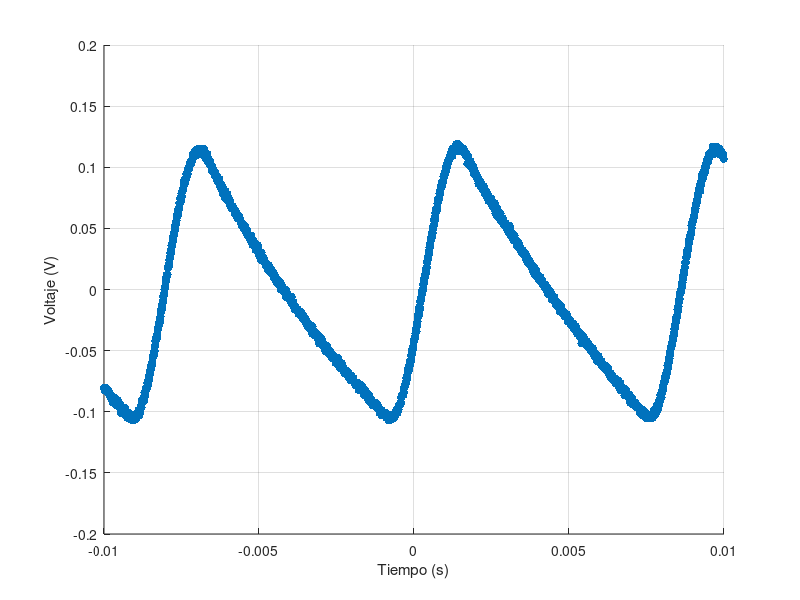

Write the MATLAB code that produced this figure.
t=[-1.00E-02
-9.99E-03
-9.98E-03
-9.97E-03
-9.96E-03
-9.95E-03
-9.94E-03
-9.93E-03
-9.92E-03
-9.91E-03
-9.90E-03
-9.89E-03
-9.88E-03
-9.87E-03
-9.86E-03
-9.85E-03
-9.84E-03
-9.83E-03
-9.82E-03
-9.81E-03
-9.80E-03
-9.79E-03
-9.78E-03
-9.77E-03
-9.76E-03
-9.75E-03
-9.74E-03
-9.73E-03
-9.72E-03
-9.71E-03
-9.70E-03
-9.69E-03
-9.68E-03
-9.67E-03
-9.66E-03
-9.65E-03
-9.64E-03
-9.63E-03
-9.62E-03
-9.61E-03
-9.60E-03
-9.59E-03
-9.58E-03
-9.57E-03
-9.56E-03
-9.55E-03
-9.54E-03
-9.53E-03
-9.52E-03
-9.51E-03
-9.50E-03
-9.49E-03
-9.48E-03
-9.47E-03
-9.46E-03
-9.45E-03
-9.44E-03
-9.43E-03
-9.42E-03
-9.41E-03
-9.40E-03
-9.39E-03
-9.38E-03
-9.37E-03
-9.36E-03
-9.35E-03
-9.34E-03
-9.33E-03
-9.32E-03
-9.31E-03
-9.30E-03
-9.29E-03
-9.28E-03
-9.27E-03
-9.26E-03
-9.25E-03
-9.24E-03
-9.23E-03
-9.22E-03
-9.21E-03
-9.20E-03
-9.19E-03
-9.18E-03
-9.17E-03
-9.16E-03
-9.15E-03
-9.14E-03
-9.13E-03
-9.12E-03
-9.11E-03
-9.10E-03
-9.09E-03
-9.08E-03
-9.07E-03
-9.06E-03
-9.05E-03
-9.04E-03
-9.03E-03
-9.02E-03
-9.01E-03
-9.00E-03
-8.99E-03
-8.98E-03
-8.97E-03
-8.96E-03
-8.95E-03
-8.94E-03
-8.93E-03
-8.92E-03
-8.91E-03
-8.90E-03
-8.89E-03
-8.88E-03
-8.87E-03
-8.86E-03
-8.85E-03
-8.84E-03
-8.83E-03
-8.82E-03
-8.81E-03
-8.80E-03
-8.79E-03
-8.78E-03
-8.77E-03
-8.76E-03
-8.75E-03
-8.74E-03
-8.73E-03
-8.72E-03
-8.71E-03
-8.70E-03
-8.69E-03
-8.68E-03
-8.67E-03
-8.66E-03
-8.65E-03
-8.64E-03
-8.63E-03
-8.62E-03
-8.61E-03
-8.60E-03
-8.59E-03
-8.58E-03
-8.57E-03
-8.56E-03
-8.55E-03
-8.54E-03
-8.53E-03
-8.52E-03
-8.51E-03
-8.50E-03
-8.49E-03
-8.48E-03
-8.47E-03
-8.46E-03
-8.45E-03
-8.44E-03
-8.43E-03
-8.42E-03
-8.41E-03
-8.40E-03
-8.39E-03
-8.38E-03
-8.37E-03
-8.36E-03
-8.35E-03
-8.34E-03
-8.33E-03
-8.32E-03
-8.31E-03
-8.30E-03
-8.29E-03
-8.28E-03
-8.27E-03
-8.26E-03
-8.25E-03
-8.24E-03
-8.23E-03
-8.22E-03
-8.21E-03
-8.20E-03
-8.19E-03
-8.18E-03
-8.17E-03
-8.16E-03
-8.15E-03
-8.14E-03
-8.13E-03
-8.12E-03
-8.11E-03
-8.10E-03
-8.09E-03
-8.08E-03
-8.07E-03
-8.06E-03
-8.05E-03
-8.04E-03
-8.03E-03
-8.02E-03
-8.01E-03
-8.00E-03
-7.99E-03
-7.98E-03
-7.97E-03
-7.96E-03
-7.95E-03
-7.94E-03
-7.93E-03
-7.92E-03
-7.91E-03
-7.90E-03
-7.89E-03
-7.88E-03
-7.87E-03
-7.86E-03
-7.85E-03
-7.84E-03
-7.83E-03
-7.82E-03
-7.81E-03
-7.80E-03
-7.79E-03
-7.78E-03
-7.77E-03
-7.76E-03
-7.75E-03
-7.74E-03
-7.73E-03
-7.72E-03
-7.71E-03
-7.70E-03
-7.69E-03
-7.68E-03
-7.67E-03
-7.66E-03
-7.65E-03
-7.64E-03
-7.63E-03
-7.62E-03
-7.61E-03
-7.60E-03
-7.59E-03
-7.58E-03
-7.57E-03
-7.56E-03
-7.55E-03
-7.54E-03
-7.53E-03
-7.52E-03
-7.51E-03
-7.50E-03
-7.49E-03
-7.48E-03
-7.47E-03
-7.46E-03
-7.45E-03
-7.44E-03
-7.43E-03
-7.42E-03
-7.41E-03
-7.40E-03
-7.39E-03
-7.38E-03
-7.37E-03
-7.36E-03
-7.35E-03
-7.34E-03
-7.33E-03
-7.32E-03
-7.31E-03
-7.30E-03
-7.29E-03
-7.28E-03
-7.27E-03
-7.26E-03
-7.25E-03
-7.24E-03
-7.23E-03
-7.22E-03
-7.21E-03
-7.20E-03
-7.19E-03
-7.18E-03
-7.17E-03
-7.16E-03
-7.15E-03
-7.14E-03
-7.13E-03
-7.12E-03
-7.11E-03
-7.10E-03
-7.09E-03
-7.08E-03
-7.07E-03
-7.06E-03
-7.05E-03
-7.04E-03
-7.03E-03
-7.02E-03
-7.01E-03
-7.00E-03
-6.99E-03
-6.98E-03
-6.97E-03
-6.96E-03
-6.95E-03
-6.94E-03
-6.93E-03
-6.92E-03
-6.91E-03
-6.90E-03
-6.89E-03
-6.88E-03
-6.87E-03
-6.86E-03
-6.85E-03
-6.84E-03
-6.83E-03
-6.82E-03
-6.81E-03
-6.80E-03
-6.79E-03
-6.78E-03
-6.77E-03
-6.76E-03
-6.75E-03
-6.74E-03
-6.73E-03
-6.72E-03
-6.71E-03
-6.70E-03
-6.69E-03
-6.68E-03
-6.67E-03
-6.66E-03
-6.65E-03
-6.64E-03
-6.63E-03
-6.62E-03
-6.61E-03
-6.60E-03
-6.59E-03
-6.58E-03
-6.57E-03
-6.56E-03
-6.55E-03
-6.54E-03
-6.53E-03
-6.52E-03
-6.51E-03
-6.50E-03
-6.49E-03
-6.48E-03
-6.47E-03
-6.46E-03
-6.45E-03
-6.44E-03
-6.43E-03
-6.42E-03
-6.41E-03
-6.40E-03
-6.39E-03
-6.38E-03
-6.37E-03
-6.36E-03
-6.35E-03
-6.34E-03
-6.33E-03
-6.32E-03
-6.31E-03
-6.30E-03
-6.29E-03
-6.28E-03
-6.27E-03
-6.26E-03
-6.25E-03
-6.24E-03
-6.23E-03
-6.22E-03
-6.21E-03
-6.20E-03
-6.19E-03
-6.18E-03
-6.17E-03
-6.16E-03
-6.15E-03
-6.14E-03
-6.13E-03
-6.12E-03
-6.11E-03
-6.10E-03
-6.09E-03
-6.08E-03
-6.07E-03
-6.06E-03
-6.05E-03
-6.04E-03
-6.03E-03
-6.02E-03
-6.01E-03
-6.00E-03
-5.99E-03
-5.98E-03
-5.97E-03
-5.96E-03
-5.95E-03
-5.94E-03
-5.93E-03
-5.92E-03
-5.91E-03
-5.90E-03
-5.89E-03
-5.88E-03
-5.87E-03
-5.86E-03
-5.85E-03
-5.84E-03
-5.83E-03
-5.82E-03
-5.81E-03
-5.80E-03
-5.79E-03
-5.78E-03
-5.77E-03
-5.76E-03
-5.75E-03
-5.74E-03
-5.73E-03
-5.72E-03
-5.71E-03
-5.70E-03
-5.69E-03
-5.68E-03
-5.67E-03
-5.66E-03
-5.65E-03
-5.64E-03
-5.63E-03
-5.62E-03
-5.61E-03
-5.60E-03
-5.59E-03
-5.58E-03
-5.57E-03
-5.56E-03
-5.55E-03
-5.54E-03
-5.53E-03
-5.52E-03
-5.51E-03
-5.50E-03
-5.49E-03
-5.48E-03
-5.47E-03
-5.46E-03
-5.45E-03
-5.44E-03
-5.43E-03
-5.42E-03
-5.41E-03
-5.40E-03
-5.39E-03
-5.38E-03
-5.37E-03
-5.36E-03
-5.35E-03
-5.34E-03
-5.33E-03
-5.32E-03
-5.31E-03
-5.30E-03
-5.29E-03
-5.28E-03
-5.27E-03
-5.26E-03
-5.25E-03
-5.24E-03
-5.23E-03
-5.22E-03
-5.21E-03
-5.20E-03
-5.19E-03
-5.18E-03
-5.17E-03
-5.16E-03
-5.15E-03
-5.14E-03
-5.13E-03
-5.12E-03
-5.11E-03
-5.10E-03
-5.09E-03
-5.08E-03
-5.07E-03
-5.06E-03
-5.05E-03
-5.04E-03
-5.03E-03
-5.02E-03
-5.01E-03
-5.00E-03
-4.99E-03
-4.98E-03
-4.97E-03
-4.96E-03
-4.95E-03
-4.94E-03
-4.93E-03
-4.92E-03
-4.91E-03
-4.90E-03
-4.89E-03
-4.88E-03
-4.87E-03
-4.86E-03
-4.85E-03
-4.84E-03
-4.83E-03
-4.82E-03
-4.81E-03
-4.80E-03
-4.79E-03
-4.78E-03
-4.77E-03
-4.76E-03
-4.75E-03
-4.74E-03
-4.73E-03
-4.72E-03
-4.71E-03
-4.70E-03
-4.69E-03
-4.68E-03
-4.67E-03
-4.66E-03
-4.65E-03
-4.64E-03
-4.63E-03
-4.62E-03
-4.61E-03
-4.60E-03
-4.59E-03
-4.58E-03
-4.57E-03
-4.56E-03
-4.55E-03
-4.54E-03
-4.53E-03
-4.52E-03
-4.51E-03
-4.50E-03
-4.49E-03
-4.48E-03
-4.47E-03
-4.46E-03
-4.45E-03
-4.44E-03
-4.43E-03
-4.42E-03
-4.41E-03
-4.40E-03
-4.39E-03
-4.38E-03
-4.37E-03
-4.36E-03
-4.35E-03
-4.34E-03
-4.33E-03
-4.32E-03
-4.31E-03
-4.30E-03
-4.29E-03
-4.28E-03
-4.27E-03
-4.26E-03
-4.25E-03
-4.24E-03
-4.23E-03
-4.22E-03
-4.21E-03
-4.20E-03
-4.19E-03
-4.18E-03
-4.17E-03
-4.16E-03
-4.15E-03
-4.14E-03
-4.13E-03
-4.12E-03
-4.11E-03
-4.10E-03
-4.09E-03
-4.08E-03
-4.07E-03
-4.06E-03
-4.05E-03
-4.04E-03
-4.03E-03
-4.02E-03
-4.01E-03
-4.00E-03
-3.99E-03
-3.98E-03
-3.97E-03
-3.96E-03
-3.95E-03
-3.94E-03
-3.93E-03
-3.92E-03
-3.91E-03
-3.90E-03
-3.89E-03
-3.88E-03
-3.87E-03
-3.86E-03
-3.85E-03
-3.84E-03
-3.83E-03
-3.82E-03
-3.81E-03
-3.80E-03
-3.79E-03
-3.78E-03
-3.77E-03
-3.76E-03
-3.75E-03
-3.74E-03
-3.73E-03
-3.72E-03
-3.71E-03
-3.70E-03
-3.69E-03
-3.68E-03
-3.67E-03
-3.66E-03
-3.65E-03
-3.64E-03
-3.63E-03
-3.62E-03
-3.61E-03
-3.60E-03
-3.59E-03
-3.58E-03
-3.57E-03
-3.56E-03
-3.55E-03
-3.54E-03
-3.53E-03
-3.52E-03
-3.51E-03
-3.50E-03
-3.49E-03
-3.48E-03
-3.47E-03
-3.46E-03
-3.45E-03
-3.44E-03
-3.43E-03
-3.42E-03
-3.41E-03
-3.40E-03
-3.39E-03
-3.38E-03
-3.37E-03
-3.36E-03
-3.35E-03
-3.34E-03
-3.33E-03
-3.32E-03
-3.31E-03
-3.30E-03
-3.29E-03
-3.28E-03
-3.27E-03
-3.26E-03
-3.25E-03
-3.24E-03
-3.23E-03
-3.22E-03
-3.21E-03
-3.20E-03
-3.19E-03
-3.18E-03
-3.17E-03
-3.16E-03
-3.15E-03
-3.14E-03
-3.13E-03
-3.12E-03
-3.11E-03
-3.10E-03
-3.09E-03
-3.08E-03
-3.07E-03
-3.06E-03
-3.05E-03
-3.04E-03
-3.03E-03
-3.02E-03
-3.01E-03
-3.00E-03
-2.99E-03
-2.98E-03
-2.97E-03
-2.96E-03
-2.95E-03
-2.94E-03
-2.93E-03
-2.92E-03
-2.91E-03
-2.90E-03
-2.89E-03
-2.88E-03
-2.87E-03
-2.86E-03
-2.85E-03
-2.84E-03
-2.83E-03
-2.82E-03
-2.81E-03
-2.80E-03
-2.79E-03
-2.78E-03
-2.77E-03
-2.76E-03
-2.75E-03
-2.74E-03
-2.73E-03
-2.72E-03
-2.71E-03
-2.70E-03
-2.69E-03
-2.68E-03
-2.67E-03
-2.66E-03
-2.65E-03
-2.64E-03
-2.63E-03
-2.62E-03
-2.61E-03
-2.60E-03
-2.59E-03
-2.58E-03
-2.57E-03
-2.56E-03
-2.55E-03
-2.54E-03
-2.53E-03
-2.52E-03
-2.51E-03
-2.50E-03
-2.49E-03
-2.48E-03
-2.47E-03
-2.46E-03
-2.45E-03
-2.44E-03
-2.43E-03
-2.42E-03
-2.41E-03
-2.40E-03
-2.39E-03
-2.38E-03
-2.37E-03
-2.36E-03
-2.35E-03
-2.34E-03
-2.33E-03
-2.32E-03
-2.31E-03
-2.30E-03
-2.29E-03
-2.28E-03
-2.27E-03
-2.26E-03
-2.25E-03
-2.24E-03
-2.23E-03
-2.22E-03
-2.21E-03
-2.20E-03
-2.19E-03
-2.18E-03
-2.17E-03
-2.16E-03
-2.15E-03
-2.14E-03
-2.13E-03
-2.12E-03
-2.11E-03
-2.10E-03
-2.09E-03
-2.08E-03
-2.07E-03
-2.06E-03
-2.05E-03
-2.04E-03
-2.03E-03
-2.02E-03
-2.01E-03
-2.00E-03
-1.99E-03
-1.98E-03
-1.97E-03
-1.96E-03
-1.95E-03
-1.94E-03
-1.93E-03
-1.92E-03
-1.91E-03
-1.90E-03
-1.89E-03
-1.88E-03
-1.87E-03
-1.86E-03
-1.85E-03
-1.84E-03
-1.83E-03
-1.82E-03
-1.81E-03
-1.80E-03
-1.79E-03
-1.78E-03
-1.77E-03
-1.76E-03
-1.75E-03
-1.74E-03
-1.73E-03
-1.72E-03
-1.71E-03
-1.70E-03
-1.69E-03
-1.68E-03
-1.67E-03
-1.66E-03
-1.65E-03
-1.64E-03
-1.63E-03
-1.62E-03
-1.61E-03
-1.60E-03
-1.59E-03
-1.58E-03
-1.57E-03
-1.56E-03
-1.55E-03
-1.54E-03
-1.53E-03
-1.52E-03
-1.51E-03
-1.50E-03
-1.49E-03
-1.48E-03
-1.47E-03
-1.46E-03
-1.45E-03
-1.44E-03
-1.43E-03
-1.42E-03
-1.41E-03
-1.40E-03
-1.39E-03
-1.38E-03
-1.37E-03
-1.36E-03
-1.35E-03
-1.34E-03
-1.33E-03
-1.32E-03
-1.31E-03
-1.30E-03
-1.29E-03
-1.28E-03
-1.27E-03
-1.26E-03
-1.25E-03
-1.24E-03
-1.23E-03
-1.22E-03
-1.21E-03
-1.20E-03
-1.19E-03
-1.18E-03
-1.17E-03
-1.16E-03
-1.15E-03
-1.14E-03
-1.13E-03
-1.12E-03
-1.11E-03
-1.10E-03
-1.09E-03
-1.08E-03
-1.07E-03
-1.06E-03
-1.05E-03
-1.04E-03
-1.03E-03
-1.02E-03
-1.01E-03
-1.00E-03
-9.90E-04
-9.80E-04
-9.70E-04
-9.60E-04
-9.50E-04
-9.40E-04
-9.30E-04
-9.20E-04
-9.10E-04
-9.00E-04
-8.90E-04
-8.80E-04
-8.70E-04
-8.60E-04
-8.50E-04
-8.40E-04
-8.30E-04
-8.20E-04
-8.10E-04
-8.00E-04
-7.90E-04
-7.80E-04
-7.70E-04
-7.60E-04
-7.50E-04
-7.40E-04
-7.30E-04
-7.20E-04
-7.10E-04
-7.00E-04
-6.90E-04
-6.80E-04
-6.70E-04
-6.60E-04
-6.50E-04
-6.40E-04
-6.30E-04
-6.20E-04
-6.10E-04
-6.00E-04
-5.90E-04
-5.80E-04
-5.70E-04
-5.60E-04
-5.50E-04
-5.40E-04
-5.30E-04
-5.20E-04
-5.10E-04
-5.00E-04
-4.90E-04
-4.80E-04
-4.70E-04
-4.60E-04
-4.50E-04
-4.40E-04
-4.30E-04
-4.20E-04
-4.10E-04
-4.00E-04
-3.90E-04
-3.80E-04
-3.70E-04
-3.60E-04
-3.50E-04
-3.40E-04
-3.30E-04
-3.20E-04
-3.10E-04
-3.00E-04
-2.90E-04
-2.80E-04
-2.70E-04
-2.60E-04
-2.50E-04
-2.40E-04
-2.30E-04
-2.20E-04
-2.10E-04
-2.00E-04
-1.90E-04
-1.80E-04
-1.70E-04
-1.60E-04
-1.50E-04
-1.40E-04
-1.30E-04
-1.20E-04
-1.10E-04
-1.00E-04
-9.00E-05
-8.00E-05
-7.00E-05
-6.00E-05
-5.00E-05
-4.00E-05
-3.00E-05
-2.00E-05
-1.00E-05
0.00E+00
1.00E-05
2.00E-05
3.00E-05
4.00E-05
5.00E-05
6.00E-05
7.00E-05
8.00E-05
9.00E-05
1.00E-04
1.10E-04
1.20E-04
1.30E-04
1.40E-04
1.50E-04
1.60E-04
1.70E-04
1.80E-04
1.90E-04
2.00E-04
2.10E-04
2.20E-04
2.30E-04
2.40E-04
2.50E-04
2.60E-04
2.70E-04
2.80E-04
2.90E-04
3.00E-04
3.10E-04
3.20E-04
3.30E-04
3.40E-04
3.50E-04
3.60E-04
3.70E-04
3.80E-04
3.90E-04
4.00E-04
4.10E-04
4.20E-04
4.30E-04
4.40E-04
4.50E-04
4.60E-04
4.70E-04
4.80E-04
4.90E-04
5.00E-04
5.10E-04
5.20E-04
5.30E-04
5.40E-04
5.50E-04
5.60E-04
5.70E-04
5.80E-04
5.90E-04
6.00E-04
6.10E-04
6.20E-04
6.30E-04
6.40E-04
6.50E-04
6.60E-04
6.70E-04
6.80E-04
6.90E-04
7.00E-04
7.10E-04
7.20E-04
7.30E-04
7.40E-04
7.50E-04
7.60E-04
7.70E-04
7.80E-04
7.90E-04
8.00E-04
8.10E-04
8.20E-04
8.30E-04
8.40E-04
8.50E-04
8.60E-04
8.70E-04
8.80E-04
8.90E-04
9.00E-04
9.10E-04
9.20E-04
9.30E-04
9.40E-04
9.50E-04
9.60E-04
9.70E-04
9.80E-04
9.90E-04
1.00E-03
1.01E-03
1.02E-03
1.03E-03
1.04E-03
1.05E-03
1.06E-03
1.07E-03
1.08E-03
1.09E-03
1.10E-03
1.11E-03
1.12E-03
1.13E-03
1.14E-03
1.15E-03
1.16E-03
1.17E-03
1.18E-03
1.19E-03
1.20E-03
1.21E-03
1.22E-03
1.23E-03
1.24E-03
1.25E-03
1.26E-03
1.27E-03
1.28E-03
1.29E-03
1.30E-03
1.31E-03
1.32E-03
1.33E-03
1.34E-03
1.35E-03
1.36E-03
1.37E-03
1.38E-03
1.39E-03
1.40E-03
1.41E-03
1.42E-03
1.43E-03
1.44E-03
1.45E-03
1.46E-03
1.47E-03
1.48E-03
1.49E-03
1.50E-03
1.51E-03
1.52E-03
1.53E-03
1.54E-03
1.55E-03
1.56E-03
1.57E-03
1.58E-03
1.59E-03
1.60E-03
1.61E-03
1.62E-03
1.63E-03
1.64E-03
1.65E-03
1.66E-03
1.67E-03
1.68E-03
1.69E-03
1.70E-03
1.71E-03
1.72E-03
1.73E-03
1.74E-03
1.75E-03
1.76E-03
1.77E-03
1.78E-03
1.79E-03
1.80E-03
1.81E-03
1.82E-03
1.83E-03
1.84E-03
1.85E-03
1.86E-03
1.87E-03
1.88E-03
1.89E-03
1.90E-03
1.91E-03
1.92E-03
1.93E-03
1.94E-03
1.95E-03
1.96E-03
1.97E-03
1.98E-03
1.99E-03
2.00E-03
2.01E-03
2.02E-03
2.03E-03
2.04E-03
2.05E-03
2.06E-03
2.07E-03
2.08E-03
2.09E-03
2.10E-03
2.11E-03
2.12E-03
2.13E-03
2.14E-03
2.15E-03
2.16E-03
2.17E-03
2.18E-03
2.19E-03
2.20E-03
2.21E-03
2.22E-03
2.23E-03
2.24E-03
2.25E-03
2.26E-03
2.27E-03
2.28E-03
2.29E-03
2.30E-03
2.31E-03
2.32E-03
2.33E-03
2.34E-03
2.35E-03
2.36E-03
2.37E-03
2.38E-03
2.39E-03
2.40E-03
2.41E-03
2.42E-03
2.43E-03
2.44E-03
2.45E-03
2.46E-03
2.47E-03
2.48E-03
2.49E-03
2.50E-03
2.51E-03
2.52E-03
2.53E-03
2.54E-03
2.55E-03
2.56E-03
2.57E-03
2.58E-03
2.59E-03
2.60E-03
2.61E-03
2.62E-03
2.63E-03
2.64E-03
2.65E-03
2.66E-03
2.67E-03
2.68E-03
2.69E-03
2.70E-03
2.71E-03
2.72E-03
2.73E-03
2.74E-03
2.75E-03
2.76E-03
2.77E-03
2.78E-03
2.79E-03
2.80E-03
2.81E-03
2.82E-03
2.83E-03
2.84E-03
2.85E-03
2.86E-03
2.87E-03
2.88E-03
2.89E-03
2.90E-03
2.91E-03
2.92E-03
2.93E-03
2.94E-03
2.95E-03
2.96E-03
2.97E-03
2.98E-03
2.99E-03
3.00E-03
3.01E-03
3.02E-03
3.03E-03
3.04E-03
3.05E-03
3.06E-03
3.07E-03
3.08E-03
3.09E-03
3.10E-03
3.11E-03
3.12E-03
3.13E-03
3.14E-03
3.15E-03
3.16E-03
3.17E-03
3.18E-03
3.19E-03
3.20E-03
3.21E-03
3.22E-03
3.23E-03
3.24E-03
3.25E-03
3.26E-03
3.27E-03
3.28E-03
3.29E-03
3.30E-03
3.31E-03
3.32E-03
3.33E-03
3.34E-03
3.35E-03
3.36E-03
3.37E-03
3.38E-03
3.39E-03
3.40E-03
3.41E-03
3.42E-03
3.43E-03
3.44E-03
3.45E-03
3.46E-03
3.47E-03
3.48E-03
3.49E-03
3.50E-03
3.51E-03
3.52E-03
3.53E-03
3.54E-03
3.55E-03
3.56E-03
3.57E-03
3.58E-03
3.59E-03
3.60E-03
3.61E-03
3.62E-03
3.63E-03
3.64E-03
3.65E-03
3.66E-03
3.67E-03
3.68E-03
3.69E-03
3.70E-03
3.71E-03
3.72E-03
3.73E-03
3.74E-03
3.75E-03
3.76E-03
3.77E-03
3.78E-03
3.79E-03
3.80E-03
3.81E-03
3.82E-03
3.83E-03
3.84E-03
3.85E-03
3.86E-03
3.87E-03
3.88E-03
3.89E-03
3.90E-03
3.91E-03
3.92E-03
3.93E-03
3.94E-03
3.95E-03
3.96E-03
3.97E-03
3.98E-03
3.99E-03
4.00E-03
4.01E-03
4.02E-03
4.03E-03
4.04E-03
4.05E-03
4.06E-03
4.07E-03
4.08E-03
4.09E-03
4.10E-03
4.11E-03
4.12E-03
4.13E-03
4.14E-03
4.15E-03
4.16E-03
4.17E-03
4.18E-03
4.19E-03
4.20E-03
4.21E-03
4.22E-03
4.23E-03
4.24E-03
4.25E-03
4.26E-03
4.27E-03
4.28E-03
4.29E-03
4.30E-03
4.31E-03
4.32E-03
4.33E-03
4.34E-03
4.35E-03
4.36E-03
4.37E-03
4.38E-03
4.39E-03
4.40E-03
4.41E-03
4.42E-03
4.43E-03
4.44E-03
4.45E-03
4.46E-03
4.47E-03
4.48E-03
4.49E-03
4.50E-03
4.51E-03
4.52E-03
4.53E-03
4.54E-03
4.55E-03
4.56E-03
4.57E-03
4.58E-03
4.59E-03
4.60E-03
4.61E-03
4.62E-03
4.63E-03
4.64E-03
4.65E-03
4.66E-03
4.67E-03
4.68E-03
4.69E-03
4.70E-03
4.71E-03
4.72E-03
4.73E-03
4.74E-03
4.75E-03
4.76E-03
4.77E-03
4.78E-03
4.79E-03
4.80E-03
4.81E-03
4.82E-03
4.83E-03
4.84E-03
4.85E-03
4.86E-03
4.87E-03
4.88E-03
4.89E-03
4.90E-03
4.91E-03
4.92E-03
4.93E-03
4.94E-03
4.95E-03
4.96E-03
4.97E-03
4.98E-03
4.99E-03
5.00E-03
5.01E-03
5.02E-03
5.03E-03
5.04E-03
5.05E-03
5.06E-03
5.07E-03
5.08E-03
5.09E-03
5.10E-03
5.11E-03
5.12E-03
5.13E-03
5.14E-03
5.15E-03
5.16E-03
5.17E-03
5.18E-03
5.19E-03
5.20E-03
5.21E-03
5.22E-03
5.23E-03
5.24E-03
5.25E-03
5.26E-03
5.27E-03
5.28E-03
5.29E-03
5.30E-03
5.31E-03
5.32E-03
5.33E-03
5.34E-03
5.35E-03
5.36E-03
5.37E-03
5.38E-03
5.39E-03
5.40E-03
5.41E-03
5.42E-03
5.43E-03
5.44E-03
5.45E-03
5.46E-03
5.47E-03
5.48E-03
5.49E-03
5.50E-03
5.51E-03
5.52E-03
5.53E-03
5.54E-03
5.55E-03
5.56E-03
5.57E-03
5.58E-03
5.59E-03
5.60E-03
5.61E-03
5.62E-03
5.63E-03
5.64E-03
5.65E-03
5.66E-03
5.67E-03
5.68E-03
5.69E-03
5.70E-03
5.71E-03
5.72E-03
5.73E-03
5.74E-03
5.75E-03
5.76E-03
5.77E-03
5.78E-03
5.79E-03
5.80E-03
5.81E-03
5.82E-03
5.83E-03
5.84E-03
5.85E-03
5.86E-03
5.87E-03
5.88E-03
5.89E-03
5.90E-03
5.91E-03
5.92E-03
5.93E-03
5.94E-03
5.95E-03
5.96E-03
5.97E-03
5.98E-03
5.99E-03
6.00E-03
6.01E-03
6.02E-03
6.03E-03
6.04E-03
6.05E-03
6.06E-03
6.07E-03
6.08E-03
6.09E-03
6.10E-03
6.11E-03
6.12E-03
6.13E-03
6.14E-03
6.15E-03
6.16E-03
6.17E-03
6.18E-03
6.19E-03
6.20E-03
6.21E-03
6.22E-03
6.23E-03
6.24E-03
6.25E-03
6.26E-03
6.27E-03
6.28E-03
6.29E-03
6.30E-03
6.31E-03
6.32E-03
6.33E-03
6.34E-03
6.35E-03
6.36E-03
6.37E-03
6.38E-03
6.39E-03
6.40E-03
6.41E-03
6.42E-03
6.43E-03
6.44E-03
6.45E-03
6.46E-03
6.47E-03
6.48E-03
6.49E-03
6.50E-03
6.51E-03
6.52E-03
6.53E-03
6.54E-03
6.55E-03
6.56E-03
6.57E-03
6.58E-03
6.59E-03
6.60E-03
6.61E-03
6.62E-03
6.63E-03
6.64E-03
6.65E-03
6.66E-03
6.67E-03
6.68E-03
6.69E-03
6.70E-03
6.71E-03
6.72E-03
6.73E-03
6.74E-03
6.75E-03
6.76E-03
6.77E-03
6.78E-03
6.79E-03
6.80E-03
6.81E-03
6.82E-03
6.83E-03
6.84E-03
6.85E-03
6.86E-03
6.87E-03
6.88E-03
6.89E-03
6.90E-03
6.91E-03
6.92E-03
6.93E-03
6.94E-03
6.95E-03
6.96E-03
6.97E-03
6.98E-03
6.99E-03
7.00E-03
7.01E-03
7.02E-03
7.03E-03
7.04E-03
7.05E-03
7.06E-03
7.07E-03
7.08E-03
7.09E-03
7.10E-03
7.11E-03
7.12E-03
7.13E-03
7.14E-03
7.15E-03
7.16E-03
7.17E-03
7.18E-03
7.19E-03
7.20E-03
7.21E-03
7.22E-03
7.23E-03
7.24E-03
7.25E-03
7.26E-03
7.27E-03
7.28E-03
7.29E-03
7.30E-03
7.31E-03
7.32E-03
7.33E-03
7.34E-03
7.35E-03
7.36E-03
7.37E-03
7.38E-03
7.39E-03
7.40E-03
7.41E-03
7.42E-03
7.43E-03
7.44E-03
7.45E-03
7.46E-03
7.47E-03
7.48E-03
7.49E-03
7.50E-03
7.51E-03
7.52E-03
7.53E-03
7.54E-03
7.55E-03
7.56E-03
7.57E-03
7.58E-03
7.59E-03
7.60E-03
7.61E-03
7.62E-03
7.63E-03
7.64E-03
7.65E-03
7.66E-03
7.67E-03
7.68E-03
7.69E-03
7.70E-03
7.71E-03
7.72E-03
7.73E-03
7.74E-03
7.75E-03
7.76E-03
7.77E-03
7.78E-03
7.79E-03
7.80E-03
7.81E-03
7.82E-03
7.83E-03
7.84E-03
7.85E-03
7.86E-03
7.87E-03
7.88E-03
7.89E-03
7.90E-03
7.91E-03
7.92E-03
7.93E-03
7.94E-03
7.95E-03
7.96E-03
7.97E-03
7.98E-03
7.99E-03
8.00E-03
8.01E-03
8.02E-03
8.03E-03
8.04E-03
8.05E-03
8.06E-03
8.07E-03
8.08E-03
8.09E-03
8.10E-03
8.11E-03
8.12E-03
8.13E-03
8.14E-03
8.15E-03
8.16E-03
8.17E-03
8.18E-03
8.19E-03
8.20E-03
8.21E-03
8.22E-03
8.23E-03
8.24E-03
8.25E-03
8.26E-03
8.27E-03
8.28E-03
8.29E-03
8.30E-03
8.31E-03
8.32E-03
8.33E-03
8.34E-03
8.35E-03
8.36E-03
8.37E-03
8.38E-03
8.39E-03
8.40E-03
8.41E-03
8.42E-03
8.43E-03
8.44E-03
8.45E-03
8.46E-03
8.47E-03
8.48E-03
8.49E-03
8.50E-03
8.51E-03
8.52E-03
8.53E-03
8.54E-03
8.55E-03
8.56E-03
8.57E-03
8.58E-03
8.59E-03
8.60E-03
8.61E-03
8.62E-03
8.63E-03
8.64E-03
8.65E-03
8.66E-03
8.67E-03
8.68E-03
8.69E-03
8.70E-03
8.71E-03
8.72E-03
8.73E-03
8.74E-03
8.75E-03
8.76E-03
8.77E-03
8.78E-03
8.79E-03
8.80E-03
8.81E-03
8.82E-03
8.83E-03
8.84E-03
8.85E-03
8.86E-03
8.87E-03
8.88E-03
8.89E-03
8.90E-03
8.91E-03
8.92E-03
8.93E-03
8.94E-03
8.95E-03
8.96E-03
8.97E-03
8.98E-03
8.99E-03
9.00E-03
9.01E-03
9.02E-03
9.03E-03
9.04E-03
9.05E-03
9.06E-03
9.07E-03
9.08E-03
9.09E-03
9.10E-03
9.11E-03
9.12E-03
9.13E-03
9.14E-03
9.15E-03
9.16E-03
9.17E-03
9.18E-03
9.19E-03
9.20E-03
9.21E-03
9.22E-03
9.23E-03
9.24E-03
9.25E-03
9.26E-03
9.27E-03
9.28E-03
9.29E-03
9.30E-03
9.31E-03
9.32E-03
9.33E-03
9.34E-03
9.35E-03
9.36E-03
9.37E-03
9.38E-03
9.39E-03
9.40E-03
9.41E-03
9.42E-03
9.43E-03
9.44E-03
9.45E-03
9.46E-03
9.47E-03
9.48E-03
9.49E-03
9.50E-03
9.51E-03
9.52E-03
9.53E-03
9.54E-03
9.55E-03
9.56E-03
9.57E-03
9.58E-03
9.59E-03
9.60E-03
9.61E-03
9.62E-03
9.63E-03
9.64E-03
9.65E-03
9.66E-03
9.67E-03
9.68E-03
9.69E-03
9.70E-03
9.71E-03
9.72E-03
9.73E-03
9.74E-03
9.75E-03
9.76E-03
9.77E-03
9.78E-03
9.79E-03
9.80E-03
9.81E-03
9.82E-03
9.83E-03
9.84E-03
9.85E-03
9.86E-03
9.87E-03
9.88E-03
9.89E-03
9.90E-03
9.91E-03
9.92E-03
9.93E-03
9.94E-03
9.95E-03
9.96E-03
9.97E-03
9.98E-03
9.99E-03];
x=[-8.04E-02
-8.04E-02
-8.24E-02
-8.24E-02
-8.04E-02
-8.04E-02
-8.24E-02
-8.24E-02
-8.24E-02
-8.24E-02
-8.24E-02
-8.24E-02
-8.44E-02
-8.44E-02
-8.24E-02
-8.44E-02
-8.44E-02
-8.44E-02
-8.64E-02
-8.64E-02
-8.64E-02
-8.64E-02
-8.84E-02
-8.64E-02
-8.84E-02
-8.84E-02
-9.05E-02
-8.84E-02
-8.84E-02
-9.25E-02
-8.84E-02
-9.05E-02
-9.05E-02
-8.84E-02
-8.84E-02
-9.05E-02
-9.25E-02
-9.05E-02
-9.25E-02
-9.45E-02
-9.25E-02
-9.05E-02
-9.25E-02
-9.25E-02
-9.05E-02
-9.45E-02
-9.45E-02
-9.45E-02
-9.45E-02
-9.65E-02
-9.65E-02
-9.65E-02
-9.45E-02
-9.45E-02
-9.45E-02
-1.01E-01
-9.65E-02
-9.85E-02
-9.85E-02
-9.85E-02
-9.65E-02
-9.85E-02
-9.85E-02
-9.65E-02
-9.85E-02
-1.01E-01
-9.65E-02
-9.65E-02
-1.01E-01
-1.03E-01
-1.01E-01
-1.01E-01
-1.03E-01
-1.01E-01
-1.03E-01
-1.05E-01
-1.03E-01
-1.05E-01
-1.03E-01
-1.05E-01
-1.03E-01
-1.01E-01
-1.05E-01
-1.05E-01
-1.05E-01
-1.05E-01
-1.05E-01
-1.05E-01
-1.05E-01
-1.05E-01
-1.07E-01
-1.07E-01
-1.03E-01
-1.05E-01
-1.05E-01
-1.07E-01
-1.05E-01
-1.07E-01
-1.03E-01
-1.05E-01
-1.03E-01
-1.05E-01
-1.03E-01
-1.05E-01
-1.05E-01
-1.03E-01
-1.05E-01
-1.03E-01
-1.01E-01
-1.03E-01
-1.01E-01
-1.01E-01
-9.85E-02
-1.03E-01
-1.01E-01
-9.85E-02
-1.01E-01
-9.85E-02
-9.65E-02
-9.65E-02
-9.45E-02
-9.65E-02
-9.25E-02
-9.05E-02
-9.25E-02
-9.25E-02
-9.05E-02
-9.05E-02
-9.05E-02
-8.84E-02
-9.05E-02
-8.44E-02
-8.64E-02
-8.64E-02
-8.24E-02
-8.24E-02
-8.04E-02
-8.04E-02
-8.04E-02
-8.04E-02
-7.64E-02
-7.84E-02
-7.64E-02
-7.44E-02
-7.24E-02
-7.44E-02
-7.04E-02
-7.04E-02
-6.83E-02
-6.63E-02
-6.63E-02
-6.43E-02
-6.23E-02
-6.23E-02
-6.23E-02
-6.03E-02
-6.03E-02
-5.63E-02
-5.43E-02
-5.43E-02
-5.43E-02
-5.23E-02
-5.03E-02
-5.03E-02
-4.62E-02
-4.62E-02
-4.22E-02
-4.02E-02
-4.02E-02
-4.02E-02
-4.02E-02
-3.82E-02
-3.62E-02
-3.22E-02
-3.22E-02
-3.22E-02
-3.02E-02
-2.81E-02
-2.81E-02
-2.61E-02
-2.41E-02
-2.61E-02
-2.21E-02
-1.81E-02
-1.81E-02
-1.61E-02
-1.41E-02
-1.61E-02
-1.21E-02
-1.01E-02
-1.01E-02
-6.03E-03
-6.03E-03
-4.02E-03
-4.02E-03
0.00E+00
2.01E-03
2.01E-03
2.01E-03
6.03E-03
8.04E-03
1.01E-02
1.01E-02
1.21E-02
1.21E-02
1.21E-02
1.81E-02
1.81E-02
1.81E-02
2.01E-02
2.01E-02
2.41E-02
2.61E-02
2.61E-02
3.02E-02
3.22E-02
3.02E-02
3.22E-02
3.62E-02
3.62E-02
3.62E-02
3.82E-02
4.02E-02
4.22E-02
4.42E-02
4.42E-02
4.62E-02
4.62E-02
4.82E-02
5.03E-02
5.23E-02
5.23E-02
5.43E-02
5.43E-02
5.63E-02
6.03E-02
6.03E-02
6.23E-02
6.03E-02
6.43E-02
6.63E-02
6.63E-02
6.63E-02
7.04E-02
7.04E-02
7.04E-02
7.44E-02
7.24E-02
7.24E-02
7.64E-02
7.84E-02
7.64E-02
8.04E-02
8.04E-02
8.04E-02
8.24E-02
8.24E-02
8.44E-02
8.84E-02
8.64E-02
8.64E-02
9.05E-02
8.84E-02
9.05E-02
9.05E-02
9.05E-02
9.45E-02
9.25E-02
9.45E-02
9.65E-02
9.45E-02
9.85E-02
9.85E-02
9.85E-02
9.85E-02
1.01E-01
1.01E-01
1.03E-01
1.03E-01
1.03E-01
1.05E-01
1.03E-01
1.05E-01
1.05E-01
1.05E-01
1.07E-01
1.07E-01
1.11E-01
1.09E-01
1.11E-01
1.09E-01
1.09E-01
1.11E-01
1.13E-01
1.09E-01
1.11E-01
1.13E-01
1.11E-01
1.13E-01
1.11E-01
1.13E-01
1.11E-01
1.15E-01
1.13E-01
1.15E-01
1.13E-01
1.15E-01
1.13E-01
1.13E-01
1.13E-01
1.11E-01
1.13E-01
1.13E-01
1.13E-01
1.15E-01
1.15E-01
1.13E-01
1.15E-01
1.13E-01
1.13E-01
1.13E-01
1.13E-01
1.15E-01
1.11E-01
1.13E-01
1.09E-01
1.11E-01
1.11E-01
1.11E-01
1.07E-01
1.09E-01
1.09E-01
1.11E-01
1.11E-01
1.09E-01
1.05E-01
1.07E-01
1.05E-01
1.05E-01
1.03E-01
1.05E-01
1.03E-01
1.03E-01
1.05E-01
1.03E-01
1.01E-01
1.01E-01
1.01E-01
1.01E-01
9.65E-02
9.85E-02
9.65E-02
9.85E-02
9.65E-02
9.65E-02
9.65E-02
9.65E-02
9.65E-02
9.45E-02
9.25E-02
9.25E-02
9.25E-02
9.25E-02
9.25E-02
9.05E-02
9.25E-02
8.84E-02
9.05E-02
9.05E-02
8.84E-02
9.05E-02
8.84E-02
9.05E-02
8.84E-02
8.64E-02
8.44E-02
8.44E-02
8.64E-02
8.24E-02
8.44E-02
8.24E-02
8.44E-02
8.24E-02
8.24E-02
7.84E-02
8.24E-02
8.04E-02
8.04E-02
8.04E-02
7.84E-02
8.04E-02
7.44E-02
8.04E-02
7.64E-02
7.84E-02
7.84E-02
7.64E-02
7.84E-02
7.44E-02
7.64E-02
7.24E-02
7.44E-02
7.24E-02
7.44E-02
7.24E-02
7.24E-02
7.24E-02
7.24E-02
6.83E-02
6.83E-02
6.83E-02
6.83E-02
6.63E-02
6.63E-02
6.83E-02
6.63E-02
6.63E-02
6.63E-02
6.63E-02
6.63E-02
6.43E-02
6.43E-02
6.23E-02
6.43E-02
6.23E-02
6.23E-02
6.23E-02
6.03E-02
6.23E-02
6.03E-02
5.83E-02
6.03E-02
5.83E-02
5.83E-02
5.83E-02
6.03E-02
5.83E-02
5.83E-02
5.83E-02
5.63E-02
5.63E-02
5.63E-02
5.43E-02
5.43E-02
5.43E-02
5.23E-02
5.43E-02
5.23E-02
5.23E-02
5.23E-02
5.03E-02
5.23E-02
5.03E-02
5.03E-02
5.23E-02
5.03E-02
4.82E-02
4.82E-02
4.82E-02
4.62E-02
4.82E-02
4.82E-02
4.82E-02
4.42E-02
4.42E-02
4.42E-02
4.42E-02
4.42E-02
4.42E-02
4.42E-02
4.42E-02
4.42E-02
4.02E-02
4.02E-02
4.22E-02
4.42E-02
3.82E-02
4.02E-02
3.82E-02
3.82E-02
3.62E-02
3.62E-02
4.02E-02
3.62E-02
3.62E-02
3.82E-02
3.62E-02
3.62E-02
3.42E-02
3.42E-02
3.22E-02
3.22E-02
3.22E-02
3.42E-02
3.42E-02
3.22E-02
3.62E-02
3.02E-02
3.02E-02
3.22E-02
2.81E-02
3.02E-02
3.02E-02
2.81E-02
2.61E-02
2.81E-02
2.81E-02
2.41E-02
3.02E-02
2.61E-02
2.61E-02
2.61E-02
2.61E-02
2.41E-02
2.41E-02
2.61E-02
2.41E-02
2.41E-02
2.21E-02
2.21E-02
2.21E-02
2.01E-02
2.21E-02
2.01E-02
2.01E-02
2.01E-02
1.81E-02
2.01E-02
1.81E-02
1.61E-02
2.01E-02
1.81E-02
1.61E-02
1.81E-02
1.81E-02
1.81E-02
1.41E-02
1.41E-02
1.41E-02
1.61E-02
1.61E-02
1.41E-02
1.41E-02
1.41E-02
1.21E-02
1.41E-02
1.21E-02
1.01E-02
1.01E-02
1.01E-02
1.21E-02
1.01E-02
1.01E-02
8.04E-03
8.04E-03
8.04E-03
6.03E-03
8.04E-03
8.04E-03
6.03E-03
6.03E-03
8.04E-03
6.03E-03
4.02E-03
4.02E-03
4.02E-03
4.02E-03
4.02E-03
6.03E-03
2.01E-03
0.00E+00
4.02E-03
2.01E-03
0.00E+00
2.01E-03
0.00E+00
2.01E-03
0.00E+00
0.00E+00
0.00E+00
-2.01E-03
0.00E+00
-2.01E-03
-2.01E-03
-2.01E-03
-2.01E-03
0.00E+00
-6.03E-03
-2.01E-03
-6.03E-03
-4.02E-03
-6.03E-03
-4.02E-03
-4.02E-03
-6.03E-03
-6.03E-03
-6.03E-03
-6.03E-03
-6.03E-03
-8.04E-03
-8.04E-03
-8.04E-03
-1.01E-02
-1.01E-02
-8.04E-03
-6.03E-03
-1.01E-02
-1.21E-02
-1.01E-02
-1.21E-02
-1.01E-02
-1.21E-02
-1.21E-02
-1.41E-02
-1.41E-02
-1.61E-02
-1.41E-02
-1.41E-02
-1.41E-02
-1.61E-02
-1.61E-02
-1.61E-02
-1.61E-02
-1.61E-02
-1.81E-02
-1.61E-02
-1.81E-02
-1.81E-02
-2.01E-02
-1.81E-02
-1.81E-02
-1.81E-02
-1.81E-02
-2.01E-02
-1.81E-02
-1.81E-02
-2.21E-02
-2.21E-02
-2.01E-02
-2.01E-02
-2.21E-02
-2.21E-02
-2.41E-02
-2.21E-02
-2.21E-02
-2.21E-02
-2.41E-02
-2.41E-02
-2.41E-02
-2.61E-02
-2.41E-02
-2.61E-02
-2.61E-02
-2.81E-02
-2.81E-02
-2.81E-02
-2.81E-02
-3.02E-02
-3.02E-02
-3.02E-02
-2.81E-02
-2.81E-02
-3.02E-02
-3.02E-02
-3.22E-02
-3.02E-02
-3.02E-02
-3.02E-02
-3.22E-02
-3.22E-02
-3.22E-02
-3.22E-02
-3.62E-02
-3.02E-02
-3.62E-02
-3.42E-02
-3.62E-02
-3.42E-02
-3.42E-02
-3.42E-02
-3.62E-02
-3.62E-02
-3.62E-02
-3.82E-02
-3.82E-02
-3.82E-02
-3.82E-02
-3.62E-02
-3.82E-02
-4.02E-02
-3.82E-02
-4.02E-02
-3.82E-02
-4.02E-02
-4.42E-02
-3.82E-02
-4.02E-02
-4.22E-02
-4.22E-02
-4.22E-02
-4.22E-02
-4.42E-02
-4.02E-02
-4.22E-02
-4.42E-02
-4.42E-02
-4.42E-02
-4.62E-02
-4.42E-02
-4.62E-02
-4.62E-02
-4.62E-02
-4.62E-02
-4.62E-02
-5.03E-02
-4.82E-02
-4.62E-02
-4.82E-02
-4.82E-02
-4.62E-02
-5.03E-02
-4.82E-02
-5.03E-02
-5.03E-02
-5.03E-02
-5.23E-02
-5.23E-02
-5.03E-02
-5.03E-02
-5.03E-02
-5.23E-02
-5.23E-02
-5.43E-02
-5.23E-02
-5.23E-02
-5.43E-02
-5.63E-02
-5.43E-02
-5.63E-02
-5.63E-02
-5.63E-02
-5.43E-02
-5.63E-02
-5.63E-02
-5.63E-02
-5.63E-02
-5.63E-02
-5.83E-02
-6.03E-02
-5.83E-02
-6.03E-02
-5.83E-02
-5.83E-02
-5.83E-02
-6.03E-02
-5.63E-02
-6.03E-02
-6.03E-02
-6.23E-02
-6.03E-02
-6.23E-02
-6.43E-02
-6.23E-02
-6.23E-02
-6.43E-02
-6.23E-02
-6.43E-02
-6.03E-02
-6.43E-02
-6.23E-02
-6.43E-02
-6.43E-02
-6.43E-02
-6.43E-02
-6.63E-02
-6.83E-02
-6.63E-02
-6.63E-02
-6.63E-02
-6.83E-02
-6.63E-02
-6.83E-02
-6.63E-02
-6.83E-02
-6.83E-02
-6.83E-02
-7.04E-02
-7.04E-02
-7.04E-02
-6.83E-02
-7.24E-02
-7.04E-02
-7.04E-02
-7.24E-02
-7.04E-02
-7.44E-02
-7.24E-02
-7.24E-02
-7.04E-02
-7.44E-02
-7.24E-02
-7.24E-02
-7.24E-02
-7.24E-02
-7.24E-02
-7.44E-02
-7.44E-02
-7.64E-02
-7.64E-02
-7.64E-02
-7.64E-02
-7.64E-02
-7.84E-02
-7.84E-02
-7.84E-02
-7.64E-02
-7.84E-02
-7.64E-02
-7.64E-02
-7.84E-02
-8.04E-02
-8.04E-02
-8.24E-02
-8.04E-02
-8.24E-02
-8.04E-02
-7.84E-02
-8.24E-02
-8.04E-02
-8.24E-02
-8.24E-02
-7.84E-02
-8.24E-02
-8.04E-02
-8.24E-02
-8.24E-02
-8.24E-02
-8.24E-02
-8.24E-02
-8.64E-02
-8.24E-02
-8.64E-02
-8.24E-02
-8.64E-02
-8.64E-02
-8.44E-02
-8.64E-02
-8.64E-02
-8.44E-02
-8.64E-02
-8.64E-02
-8.84E-02
-8.84E-02
-9.05E-02
-8.84E-02
-8.84E-02
-8.64E-02
-8.84E-02
-9.05E-02
-9.05E-02
-9.05E-02
-9.25E-02
-9.05E-02
-9.05E-02
-9.05E-02
-9.25E-02
-9.45E-02
-9.45E-02
-9.25E-02
-9.25E-02
-9.25E-02
-9.25E-02
-9.25E-02
-9.45E-02
-9.25E-02
-9.25E-02
-9.45E-02
-9.45E-02
-9.45E-02
-9.45E-02
-9.65E-02
-9.65E-02
-9.65E-02
-9.45E-02
-9.65E-02
-9.65E-02
-9.65E-02
-9.85E-02
-9.85E-02
-1.01E-01
-9.85E-02
-9.85E-02
-9.85E-02
-1.01E-01
-9.85E-02
-9.85E-02
-1.03E-01
-1.01E-01
-1.01E-01
-1.01E-01
-1.01E-01
-1.01E-01
-1.01E-01
-1.01E-01
-1.01E-01
-1.03E-01
-1.03E-01
-1.03E-01
-1.03E-01
-1.01E-01
-1.03E-01
-1.05E-01
-1.05E-01
-1.03E-01
-1.03E-01
-1.03E-01
-1.03E-01
-1.03E-01
-1.07E-01
-1.05E-01
-1.07E-01
-1.07E-01
-1.05E-01
-1.07E-01
-1.03E-01
-1.05E-01
-1.03E-01
-1.05E-01
-1.05E-01
-1.05E-01
-1.03E-01
-1.03E-01
-1.05E-01
-1.05E-01
-1.03E-01
-1.03E-01
-1.05E-01
-1.03E-01
-1.03E-01
-1.03E-01
-1.01E-01
-1.01E-01
-1.01E-01
-9.85E-02
-1.01E-01
-9.85E-02
-1.01E-01
-9.85E-02
-9.85E-02
-9.85E-02
-9.85E-02
-9.45E-02
-9.45E-02
-9.45E-02
-9.45E-02
-9.45E-02
-9.25E-02
-9.25E-02
-9.25E-02
-8.84E-02
-8.84E-02
-8.64E-02
-8.64E-02
-8.64E-02
-8.64E-02
-8.64E-02
-8.44E-02
-8.44E-02
-8.04E-02
-8.04E-02
-7.84E-02
-7.84E-02
-7.84E-02
-7.64E-02
-7.64E-02
-7.24E-02
-7.44E-02
-7.24E-02
-7.04E-02
-7.24E-02
-6.83E-02
-6.63E-02
-6.43E-02
-6.63E-02
-6.23E-02
-6.43E-02
-6.23E-02
-5.83E-02
-6.03E-02
-5.83E-02
-5.83E-02
-5.43E-02
-5.43E-02
-5.23E-02
-5.03E-02
-4.82E-02
-4.82E-02
-4.82E-02
-4.62E-02
-4.22E-02
-4.22E-02
-4.02E-02
-4.02E-02
-4.02E-02
-3.82E-02
-3.62E-02
-3.42E-02
-3.22E-02
-3.42E-02
-3.02E-02
-2.81E-02
-2.61E-02
-2.21E-02
-2.21E-02
-2.01E-02
-2.01E-02
-1.61E-02
-2.01E-02
-1.41E-02
-1.61E-02
-1.01E-02
-1.01E-02
-8.04E-03
-8.04E-03
-6.03E-03
-4.02E-03
-2.01E-03
0.00E+00
0.00E+00
0.00E+00
4.02E-03
4.02E-03
6.03E-03
8.04E-03
1.01E-02
1.01E-02
1.21E-02
1.21E-02
1.41E-02
1.61E-02
1.81E-02
1.81E-02
2.21E-02
2.21E-02
2.41E-02
2.61E-02
2.61E-02
2.81E-02
3.02E-02
3.22E-02
3.42E-02
3.42E-02
3.62E-02
3.82E-02
4.02E-02
4.22E-02
4.22E-02
4.22E-02
4.62E-02
4.42E-02
4.62E-02
5.03E-02
5.03E-02
5.23E-02
5.23E-02
5.63E-02
5.83E-02
5.63E-02
5.83E-02
6.23E-02
6.23E-02
6.43E-02
6.63E-02
6.43E-02
6.63E-02
6.63E-02
7.04E-02
7.24E-02
7.44E-02
7.44E-02
7.44E-02
7.44E-02
7.84E-02
8.04E-02
7.84E-02
8.04E-02
8.24E-02
8.44E-02
8.44E-02
8.64E-02
8.44E-02
8.84E-02
8.84E-02
8.84E-02
8.84E-02
9.25E-02
9.25E-02
9.25E-02
9.45E-02
9.45E-02
9.45E-02
9.65E-02
9.85E-02
9.65E-02
1.01E-01
1.01E-01
1.01E-01
1.03E-01
1.01E-01
1.03E-01
1.05E-01
1.05E-01
1.05E-01
1.07E-01
1.07E-01
1.07E-01
1.09E-01
1.09E-01
1.11E-01
1.09E-01
1.11E-01
1.11E-01
1.11E-01
1.09E-01
1.15E-01
1.15E-01
1.13E-01
1.13E-01
1.13E-01
1.15E-01
1.13E-01
1.13E-01
1.15E-01
1.17E-01
1.15E-01
1.15E-01
1.17E-01
1.19E-01
1.13E-01
1.17E-01
1.19E-01
1.13E-01
1.19E-01
1.15E-01
1.17E-01
1.17E-01
1.17E-01
1.17E-01
1.15E-01
1.15E-01
1.15E-01
1.17E-01
1.15E-01
1.15E-01
1.15E-01
1.15E-01
1.15E-01
1.13E-01
1.13E-01
1.13E-01
1.15E-01
1.13E-01
1.13E-01
1.11E-01
1.13E-01
1.11E-01
1.11E-01
1.11E-01
1.09E-01
1.11E-01
1.09E-01
1.09E-01
1.03E-01
1.09E-01
1.09E-01
1.07E-01
1.07E-01
1.03E-01
1.05E-01
1.03E-01
1.05E-01
1.03E-01
1.05E-01
1.01E-01
1.01E-01
1.01E-01
1.03E-01
1.01E-01
9.85E-02
9.85E-02
9.85E-02
1.01E-01
9.85E-02
9.45E-02
9.85E-02
9.65E-02
9.65E-02
9.45E-02
9.45E-02
9.45E-02
9.45E-02
9.25E-02
9.25E-02
9.25E-02
9.05E-02
9.25E-02
9.05E-02
9.05E-02
8.64E-02
8.84E-02
8.64E-02
8.84E-02
8.84E-02
8.84E-02
8.64E-02
8.44E-02
8.64E-02
8.64E-02
8.44E-02
8.44E-02
8.24E-02
8.44E-02
8.44E-02
8.44E-02
8.24E-02
8.44E-02
8.04E-02
8.04E-02
8.04E-02
7.84E-02
8.04E-02
7.84E-02
8.04E-02
7.64E-02
7.84E-02
7.64E-02
7.84E-02
7.44E-02
7.64E-02
7.64E-02
7.64E-02
7.24E-02
7.44E-02
7.24E-02
7.24E-02
7.44E-02
7.24E-02
7.24E-02
7.24E-02
7.44E-02
7.04E-02
7.24E-02
7.04E-02
6.83E-02
7.04E-02
6.83E-02
6.83E-02
7.04E-02
6.83E-02
6.63E-02
6.63E-02
7.04E-02
6.43E-02
6.23E-02
6.63E-02
6.43E-02
6.63E-02
6.03E-02
6.63E-02
6.23E-02
6.43E-02
6.23E-02
6.23E-02
6.03E-02
6.03E-02
6.23E-02
5.83E-02
6.03E-02
6.03E-02
6.23E-02
5.63E-02
5.63E-02
5.83E-02
5.83E-02
5.63E-02
5.63E-02
5.83E-02
5.43E-02
5.43E-02
5.43E-02
5.43E-02
5.23E-02
5.23E-02
5.23E-02
5.23E-02
5.43E-02
5.23E-02
5.23E-02
5.03E-02
5.23E-02
5.03E-02
5.03E-02
4.82E-02
5.03E-02
5.03E-02
5.03E-02
5.03E-02
4.62E-02
5.23E-02
4.82E-02
5.03E-02
4.42E-02
4.62E-02
4.42E-02
4.42E-02
4.62E-02
4.62E-02
4.42E-02
4.22E-02
4.42E-02
4.22E-02
4.22E-02
4.02E-02
4.02E-02
4.42E-02
4.02E-02
4.02E-02
4.02E-02
4.02E-02
4.02E-02
4.02E-02
3.62E-02
3.82E-02
3.62E-02
3.62E-02
3.62E-02
3.62E-02
3.82E-02
3.42E-02
3.42E-02
3.62E-02
3.42E-02
3.42E-02
3.42E-02
3.42E-02
3.22E-02
3.22E-02
3.02E-02
3.02E-02
3.02E-02
3.22E-02
3.02E-02
3.02E-02
3.02E-02
3.02E-02
2.81E-02
2.81E-02
3.02E-02
3.02E-02
2.81E-02
2.61E-02
2.81E-02
2.41E-02
2.61E-02
2.61E-02
2.61E-02
2.41E-02
2.21E-02
2.41E-02
2.21E-02
2.21E-02
2.41E-02
2.21E-02
2.21E-02
2.01E-02
2.21E-02
2.01E-02
2.01E-02
2.01E-02
1.81E-02
1.81E-02
1.81E-02
1.81E-02
1.81E-02
1.81E-02
1.41E-02
1.41E-02
1.61E-02
1.81E-02
1.41E-02
1.21E-02
1.41E-02
1.41E-02
1.61E-02
1.41E-02
1.41E-02
1.21E-02
1.21E-02
1.01E-02
1.21E-02
1.21E-02
1.01E-02
1.01E-02
8.04E-03
1.01E-02
8.04E-03
8.04E-03
1.01E-02
1.01E-02
8.04E-03
8.04E-03
6.03E-03
6.03E-03
8.04E-03
6.03E-03
6.03E-03
4.02E-03
4.02E-03
4.02E-03
4.02E-03
2.01E-03
4.02E-03
2.01E-03
4.02E-03
2.01E-03
2.01E-03
2.01E-03
2.01E-03
2.01E-03
2.01E-03
-2.01E-03
0.00E+00
-2.01E-03
-4.02E-03
0.00E+00
-2.01E-03
-2.01E-03
-2.01E-03
-2.01E-03
-2.01E-03
-2.01E-03
-2.01E-03
-4.02E-03
-4.02E-03
-8.04E-03
-6.03E-03
-6.03E-03
-6.03E-03
-6.03E-03
-6.03E-03
-8.04E-03
-6.03E-03
-6.03E-03
-8.04E-03
-1.01E-02
-1.01E-02
-1.01E-02
-1.21E-02
-1.21E-02
-1.01E-02
-1.01E-02
-1.01E-02
-1.21E-02
-1.41E-02
-1.41E-02
-1.21E-02
-1.41E-02
-1.41E-02
-1.21E-02
-1.41E-02
-1.41E-02
-1.81E-02
-1.61E-02
-1.61E-02
-1.41E-02
-1.41E-02
-1.81E-02
-1.81E-02
-1.81E-02
-1.81E-02
-1.81E-02
-1.81E-02
-1.81E-02
-2.01E-02
-2.01E-02
-2.01E-02
-2.01E-02
-2.21E-02
-2.21E-02
-2.01E-02
-2.21E-02
-2.21E-02
-2.01E-02
-2.21E-02
-2.21E-02
-2.21E-02
-2.61E-02
-2.41E-02
-2.61E-02
-2.61E-02
-2.41E-02
-2.61E-02
-2.61E-02
-2.61E-02
-2.61E-02
-2.81E-02
-2.61E-02
-2.81E-02
-2.81E-02
-2.81E-02
-3.02E-02
-2.81E-02
-2.81E-02
-3.02E-02
-3.02E-02
-2.81E-02
-3.22E-02
-3.02E-02
-3.22E-02
-3.22E-02
-3.02E-02
-3.22E-02
-3.02E-02
-3.22E-02
-3.42E-02
-3.22E-02
-3.42E-02
-3.62E-02
-3.42E-02
-3.42E-02
-3.62E-02
-3.42E-02
-3.62E-02
-3.62E-02
-3.82E-02
-3.62E-02
-3.82E-02
-3.82E-02
-3.62E-02
-3.82E-02
-4.42E-02
-4.02E-02
-4.02E-02
-4.22E-02
-4.02E-02
-4.22E-02
-3.82E-02
-4.22E-02
-4.22E-02
-4.02E-02
-4.22E-02
-4.42E-02
-4.22E-02
-4.42E-02
-4.42E-02
-4.42E-02
-4.42E-02
-4.22E-02
-4.62E-02
-4.62E-02
-4.42E-02
-4.62E-02
-4.42E-02
-4.62E-02
-4.62E-02
-4.62E-02
-4.82E-02
-4.82E-02
-4.62E-02
-4.82E-02
-4.82E-02
-5.03E-02
-5.03E-02
-5.03E-02
-5.03E-02
-4.82E-02
-4.82E-02
-4.82E-02
-5.03E-02
-5.23E-02
-5.23E-02
-5.23E-02
-5.43E-02
-5.43E-02
-5.43E-02
-5.23E-02
-5.43E-02
-5.43E-02
-5.63E-02
-5.63E-02
-5.83E-02
-5.63E-02
-5.63E-02
-5.83E-02
-5.43E-02
-5.63E-02
-5.83E-02
-5.63E-02
-5.83E-02
-5.83E-02
-6.03E-02
-6.03E-02
-5.83E-02
-5.83E-02
-5.83E-02
-6.03E-02
-6.23E-02
-6.03E-02
-6.23E-02
-6.23E-02
-6.23E-02
-6.23E-02
-6.23E-02
-6.23E-02
-6.43E-02
-6.43E-02
-6.23E-02
-6.23E-02
-6.43E-02
-6.43E-02
-6.43E-02
-6.43E-02
-6.63E-02
-6.63E-02
-6.43E-02
-6.63E-02
-6.43E-02
-6.63E-02
-6.83E-02
-6.83E-02
-6.83E-02
-7.04E-02
-6.83E-02
-6.83E-02
-7.04E-02
-7.04E-02
-7.24E-02
-7.24E-02
-7.04E-02
-7.24E-02
-7.04E-02
-7.24E-02
-7.24E-02
-7.24E-02
-7.24E-02
-7.44E-02
-7.24E-02
-7.44E-02
-7.44E-02
-7.64E-02
-7.64E-02
-7.44E-02
-7.64E-02
-7.44E-02
-7.64E-02
-7.64E-02
-7.64E-02
-7.64E-02
-7.44E-02
-7.64E-02
-7.84E-02
-7.64E-02
-8.04E-02
-7.84E-02
-8.04E-02
-7.64E-02
-8.24E-02
-7.84E-02
-8.04E-02
-8.04E-02
-8.04E-02
-8.04E-02
-8.24E-02
-8.04E-02
-8.04E-02
-8.04E-02
-8.24E-02
-8.24E-02
-8.24E-02
-8.64E-02
-8.24E-02
-8.44E-02
-8.24E-02
-8.64E-02
-8.24E-02
-8.44E-02
-8.64E-02
-8.44E-02
-8.64E-02
-8.64E-02
-8.64E-02
-8.64E-02
-8.84E-02
-8.64E-02
-8.84E-02
-8.84E-02
-8.64E-02
-9.25E-02
-8.84E-02
-8.84E-02
-9.25E-02
-9.05E-02
-9.05E-02
-8.84E-02
-9.25E-02
-9.05E-02
-9.05E-02
-9.25E-02
-9.45E-02
-9.25E-02
-9.25E-02
-9.25E-02
-9.25E-02
-9.25E-02
-9.25E-02
-9.25E-02
-9.45E-02
-9.45E-02
-9.45E-02
-9.65E-02
-9.45E-02
-9.65E-02
-9.65E-02
-9.65E-02
-9.65E-02
-9.65E-02
-9.65E-02
-9.65E-02
-9.85E-02
-1.01E-01
-9.85E-02
-9.85E-02
-9.85E-02
-1.01E-01
-1.01E-01
-9.85E-02
-9.85E-02
-1.03E-01
-1.01E-01
-9.85E-02
-1.01E-01
-1.01E-01
-1.01E-01
-1.03E-01
-1.01E-01
-1.03E-01
-1.01E-01
-1.01E-01
-1.05E-01
-1.03E-01
-1.03E-01
-1.03E-01
-1.03E-01
-1.03E-01
-1.03E-01
-1.03E-01
-1.05E-01
-1.05E-01
-1.03E-01
-1.03E-01
-1.05E-01
-1.03E-01
-1.03E-01
-1.05E-01
-1.03E-01
-1.05E-01
-1.05E-01
-1.03E-01
-1.05E-01
-1.05E-01
-1.03E-01
-1.03E-01
-1.03E-01
-1.01E-01
-9.85E-02
-1.03E-01
-1.03E-01
-1.03E-01
-1.01E-01
-1.01E-01
-9.85E-02
-1.01E-01
-9.65E-02
-9.65E-02
-9.45E-02
-9.65E-02
-9.85E-02
-9.45E-02
-9.65E-02
-9.25E-02
-9.45E-02
-9.05E-02
-9.25E-02
-9.05E-02
-9.05E-02
-8.64E-02
-8.84E-02
-8.64E-02
-8.84E-02
-8.44E-02
-8.44E-02
-8.24E-02
-8.24E-02
-8.24E-02
-7.84E-02
-7.64E-02
-7.64E-02
-7.64E-02
-7.44E-02
-7.24E-02
-7.44E-02
-7.24E-02
-7.24E-02
-7.04E-02
-6.83E-02
-6.83E-02
-6.83E-02
-6.63E-02
-6.23E-02
-6.43E-02
-6.03E-02
-6.03E-02
-5.63E-02
-5.83E-02
-5.63E-02
-5.43E-02
-5.23E-02
-5.03E-02
-4.82E-02
-4.82E-02
-4.62E-02
-4.62E-02
-4.42E-02
-4.42E-02
-4.22E-02
-4.02E-02
-3.82E-02
-3.82E-02
-3.62E-02
-3.62E-02
-3.22E-02
-3.22E-02
-3.02E-02
-2.81E-02
-2.61E-02
-2.41E-02
-2.61E-02
-2.21E-02
-2.21E-02
-2.21E-02
-1.61E-02
-1.81E-02
-1.41E-02
-1.41E-02
-1.01E-02
-1.01E-02
-8.04E-03
-8.04E-03
-4.02E-03
-2.01E-03
-2.01E-03
-2.01E-03
0.00E+00
2.01E-03
2.01E-03
4.02E-03
6.03E-03
8.04E-03
1.01E-02
1.21E-02
1.21E-02
1.41E-02
1.61E-02
1.81E-02
1.81E-02
2.21E-02
2.21E-02
2.21E-02
2.61E-02
2.61E-02
2.81E-02
3.02E-02
3.22E-02
3.22E-02
3.22E-02
3.42E-02
3.82E-02
4.02E-02
3.82E-02
4.22E-02
4.22E-02
4.42E-02
4.42E-02
4.62E-02
4.62E-02
5.23E-02
5.03E-02
5.43E-02
5.43E-02
5.63E-02
5.63E-02
5.63E-02
5.83E-02
6.03E-02
6.03E-02
6.43E-02
6.43E-02
6.63E-02
6.63E-02
6.83E-02
7.04E-02
7.04E-02
7.24E-02
7.24E-02
7.24E-02
7.64E-02
7.64E-02
7.84E-02
7.84E-02
8.04E-02
8.24E-02
8.24E-02
8.44E-02
8.04E-02
8.64E-02
8.64E-02
8.84E-02
8.64E-02
9.05E-02
9.25E-02
9.45E-02
9.05E-02
9.25E-02
9.45E-02
9.65E-02
9.45E-02
9.65E-02
9.65E-02
9.85E-02
9.65E-02
1.01E-01
1.01E-01
1.03E-01
1.01E-01
1.03E-01
1.05E-01
1.05E-01
1.07E-01
1.07E-01
1.05E-01
1.07E-01
1.07E-01
1.11E-01
1.09E-01
1.11E-01
1.09E-01
1.11E-01
1.11E-01
1.11E-01
1.11E-01
1.13E-01
1.11E-01
1.13E-01
1.11E-01
1.17E-01
1.13E-01
1.11E-01
1.13E-01
1.11E-01
1.13E-01
1.13E-01
1.13E-01
1.15E-01
1.15E-01
1.15E-01
1.17E-01
1.15E-01
1.15E-01
1.13E-01
1.15E-01
1.15E-01
1.15E-01
1.13E-01
1.15E-01
1.11E-01
1.13E-01
1.15E-01
1.13E-01
1.11E-01
1.13E-01
1.13E-01
1.13E-01
1.13E-01
1.11E-01
1.11E-01
1.09E-01
1.11E-01
1.09E-01
1.09E-01
1.07E-01];
%y=[];

scatter(t,x,'filled')
%hold on
%scatter(x,y,'filled')
%plot(t,x)
%hold on
%plot(t,y)
grid on
xlabel('Tiempo (s)') 
ylabel('Voltaje (V)')

%xticks([0 0.45 0.5 0.55 0.6 0.65 0.7 0.75 0.8 1])
%xticklabels({'0','0.45','0.5','0.55','0.6','0.65','0.7','0.75','0.8','1'})
%yticks([0  0.0015 0.006 0.019 0.038 0.06])